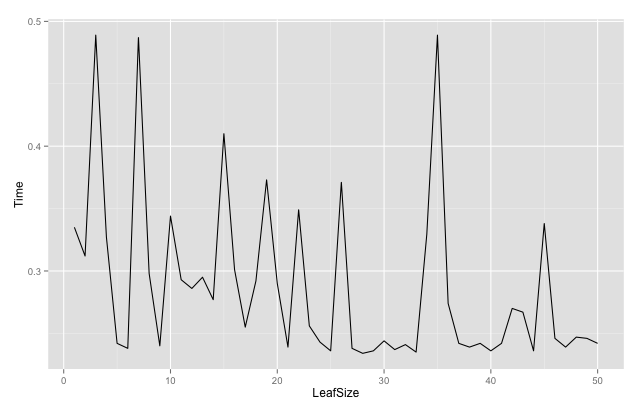

Generate this figure with R:
w <- read.table("Leaf-KD-KNN.txt")
names(w) <- c("LeafSize", "Time")
ggplot(w, aes(x = LeafSize, y = Time)) + geom_line()
